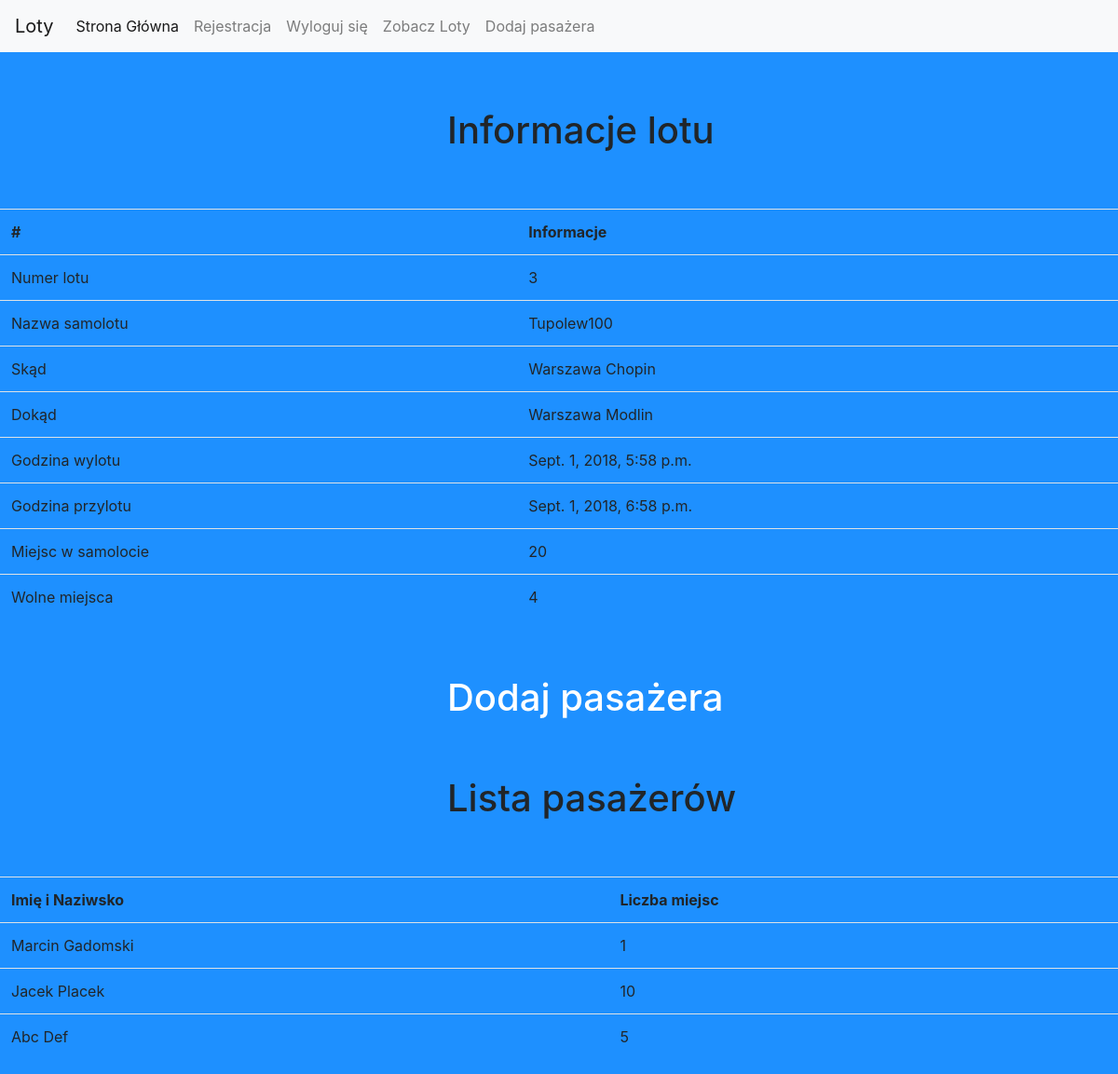
The app's page /lot_info/3 (signed in) with its own data.
### Samoloty/models.py (models this page shows, shortened)
class Flight(models.Model):
    plane_id = models.ForeignKey(Plane, on_delete=models.CASCADE)
    flight_id = models.AutoField(primary_key=True)
    start_terminal = models.CharField(max_length=50,blank=False, null=False)
    land_terminal = models.CharField(max_length=50, blank=False, null=False)
    start_time = models.DateTimeField('Start Time')
    land_time = models.DateTimeField('Land Time')
    def left_seats(self):
        seats_sum = Ticket.objects.filter(flight_id=self).values('seats').aggregate(Sum('seats'))
        if seats_sum['seats__sum'] is None:
            seats_sum['seats__sum'] = 0
        left = self.plane_id.places - seats_sum['seats__sum']
        return left

class Plane(models.Model):
    id = models.CharField(max_length=50, primary_key=True)
    places = models.IntegerField()

class Ticket(models.Model):
    flight_id = models.ForeignKey(Flight, on_delete=models.CASCADE)
    owner = models.ForeignKey(Passenger, on_delete=models.CASCADE)
    seats = models.IntegerField(default=1, blank=False, null=False)
    class Meta:
        unique_together = (("owner", "flight_id"),)

class Passenger(models.Model):
    name = models.CharField(max_length=50, blank=False, null=False)
    surname = models.CharField(max_length=670, blank=False, null=False)
    class Meta:
        unique_together = (("name", "surname"),)
    def __str__(self):
        return self.name + ' ' + self.surname

### Samoloty/views.py (the view)
# urls.py: path('lot_info/<flight_id>',  views.flight_info, name='flight_info'),
@login_required
def flight_info(request, flight_id):
    my_flight = Flight.objects.filter(flight_id=flight_id)
    tickets = Ticket.objects.filter(flight_id=flight_id)
    if my_flight.__len__() > 0:
        left_seats = my_flight[0].left_seats()
    else:
        left_seats = 0
    context = {
        'my_flight': my_flight,
        'tickets': tickets,
        'left_seats': left_seats
    }
    return render(request, 'flight_info.html', context=context)

### templates/flight_info.html
{% extends 'base.html' %}
{% block content %}
    {% if user.is_authenticated %}
        {% if my_flight %}
            <h1 style="margin-top: 5%; margin-left: 40%; margin-bottom: 5%">Informacje lotu</h1>
            <table class="table">
                <tr>
                    <th scope="col">#</th>
                    <th scope="col">Informacje</th>
                </tr>
                <tr>
                    <td>Numer lotu</td>
                    <td>{{ my_flight.0.flight_id }}</td>
                </tr>
                <tr>
                    <td>Nazwa samolotu</td>
                    <td>{{ my_flight.0.plane_id.id }}</td>
                </tr>
                <tr>
                    <td>Skąd</td>
                    <td>{{ my_flight.0.start_terminal }}</td>
                </tr>
                <tr>
                    <td>Dokąd</td>
                    <td>{{ my_flight.0.land_terminal }}</td>
                </tr>
                <tr>
                    <td>Godzina wylotu</td>
                    <td>{{ my_flight.0.start_time }}</td>
                </tr>
                <tr>
                    <td>Godzina przylotu</td>
                    <td>{{ my_flight.0.land_time }}</td>
                </tr>
                <tr>
                    <td>Miejsc w samolocie</td>
                    <td>{{ my_flight.0.plane_id.places }}</td>
                </tr>
                <tr>
                    <td>Wolne miejsca</td>
                    <td>{{ left_seats }}</td>
                </tr>
            </table>
            <a href="{% url 'add_ticket' my_flight.0.flight_id %}"><h1 style="margin-left: 40%; margin-top: 5%; margin-bottom: 5%; color: white">Dodaj pasażera</h1></a>
            {% if tickets %}
                <h1 style="margin-top: 5%; margin-left: 40%; margin-bottom: 5%">Lista pasażerów</h1>
                <table class="table">
                    <tr>
                        <th>Imię i Naziwsko</th>
                        <th>Liczba miejsc</th>
                    </tr>
                    {% for t in tickets%}
                        <tr>
                            <td>{{ t.owner }}</td>
                            <td>{{ t.seats }}</td>
                        </tr>
                    {% endfor %}
                </table>
            {% else %}
                <h1 style="margin-left: 40%; margin-top: 5%; margin-bottom: 5%">Brak pasażerów</h1>
            {% endif %}
        {% else %}
            <h1 style="margin-left: 30%; margin-top: 10%">BRAK PODANEGO LOTU</h1>
        {% endif %}
    {% endif %}
{% endblock %}

### templates/base.html (style rules this page uses)
body { background-color: dodgerblue; }

### records on screen
Flight: flight_id "3", plane_id "Tupolew100", start_terminal "Warszawa Chopin", land_terminal "Warszawa Modlin", start_time "Sept. 1, 2018, 5:58 p.m.", land_time "Sept. 1, 2018, 6:58 p.m.", plane_id.places "20"
Ticket: owner "Marcin Gadomski", seats "1"
Ticket: owner "Jacek Placek", seats "10"
Ticket: owner "Abc Def", seats "5"

### other values on screen
{{ left_seats }} "4"
